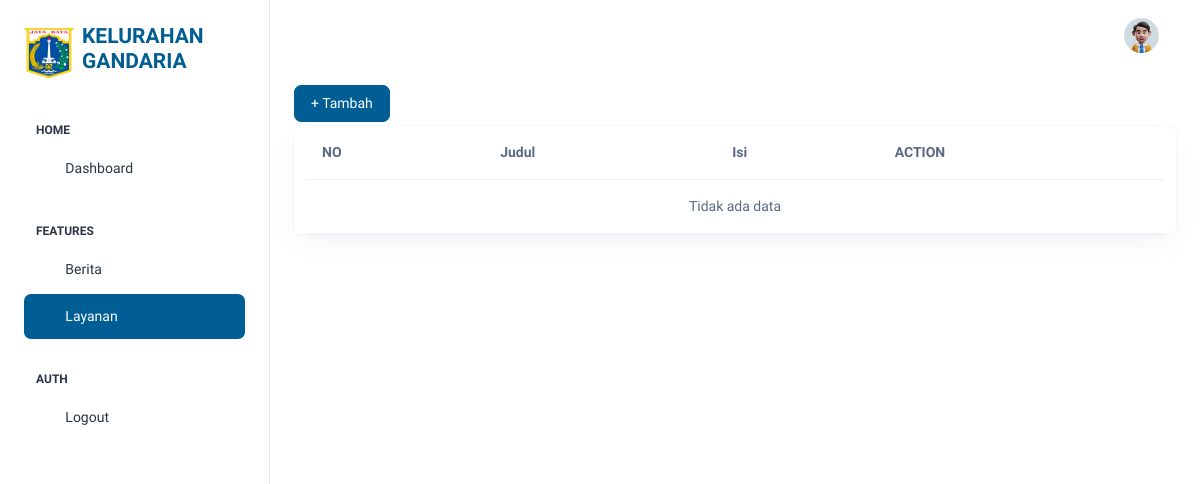
/admin/layanan.php (signed in), run on an earlier commit of the app's database.
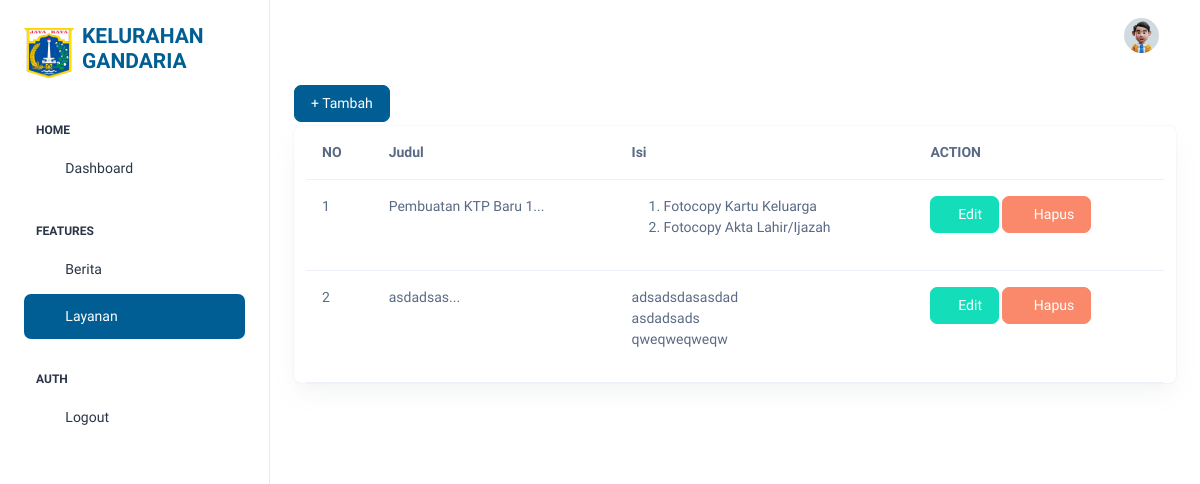
And on a later commit of the database.
### tables this page shows
CREATE TABLE `layanan` (
  `id` int(11) NOT NULL,
  `judul` varchar(255) NOT NULL,
  `isi` text NOT NULL,
  `created_at` timestamp NOT NULL DEFAULT current_timestamp() ON UPDATE current_timestamp()
);

### admin/layanan.php (the view, shortened to what this page needs)
<?php
require './../config/authFunction.php';
$query = "SELECT * FROM layanan";
$getAllLayanan = mysqli_query($conn, $query);
?>
<!doctype html>
<html lang="en">
<head>
    <link rel="stylesheet" href="assets/css/styles.min.css" />
</head>
<body>
    <div class="page-wrapper" id="main-wrapper" data-layout="vertical" data-navbarbg="skin6" data-sidebartype="full" data-sidebar-position="fixed" data-header-position="fixed">
        <?php require './component/sidebar.php'; ?>
        <div class="body-wrapper">
            <?php require './component/header.php'; ?>
            <div class="container-fluid">
                <a href="tambahLayanan.php" class="btn btn-primary mb-1">+ Tambah</a>
                <div class="card">
                    <section class="intro">
                        <div class="gradient-custom-1 h-100">
                            <div class="mask d-flex align-items-center h-100">
                                <div class="container-fluid">
                                    <div class="row justify-content-center">
                                        <div class="col-12">
                                            <div class="table-responsive bg-white">
                                                <table class="table mb-0">
                                                    <thead>
                                                        <tr>
                                                            <th scope="col">NO</th>
                                                            <th scope="col">Judul</th>
                                                            <th scope="col">Isi</th>
                                                            <th scope="col">ACTION</th>
                                                        </tr>
                                                    </thead>
                                                    <tbody>
                                                        <?php if (mysqli_num_rows($getAllLayanan) > 0) : ?>
                                                            <?php
                                                            $no = 1;
                                                            foreach ($getAllLayanan as $layanan) :
                                                            ?>
                                                                <tr>
                                                                    <td>
                                                                        <?= $no++ ?>
                                                                    </td>
                                                                    <td>
                                                                        <?= substr($layanan['judul'], 0, 20) ?>...
                                                                    </td>
                                                                    <td><?= $layanan['isi'] ?></td>
                                                                    <td>
                                                                        <a href="./editLayanan.php?id=<?= $layanan['id'] ?>" class="btn btn-success"><i class="ti ti-pencil"></i>Edit</a>
                                                                        <a href="./process/deleteLayanan.php?id=<?= $layanan['id'] ?>" onclick="return confirm('Yakin Hapus Data ini?')" class="btn btn-danger"><i class="ti ti-trash"></i>
                                                                            Hapus</a>
                                                                    </td>
                                                                </tr>
                                                            <?php endforeach; ?>
                                                        <?php else : ?>
                                                            <tr>
                                                                <td colspan="5" class="text-center">Tidak ada data</td>
                                                            </tr>
                                                        <?php endif; ?>
                                                    </tbody>
                                                </table>
                                            </div>
                                        </div>
                                    </div>
                                </div>
                            </div>
                        </div>
                    </section>
                </div>
            </div>
        </div>
</body>
</html>

What changed in the data, as far as the page shows it:
added layanan: judul "Pembuatan KTP Baru 1", isi "Fotocopy Kartu Keluarga Fotocopy Akta Lahir/Ijazah"
added layanan: judul "asdadsas", isi "adsadsdasasdad asdadsads qweqweqweqw"
Also different on the page:
text no longer shown: "Tidak ada data"
